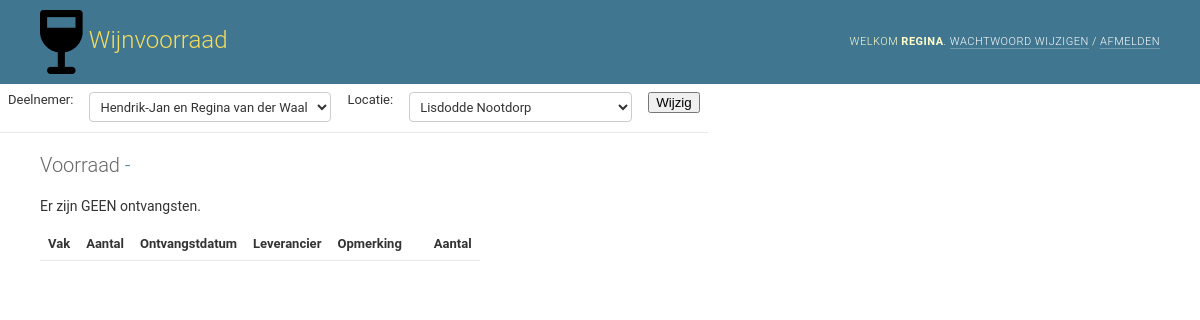
Page /WijnVoorraad/voorraad/5/ (signed in) on the earlier database version.
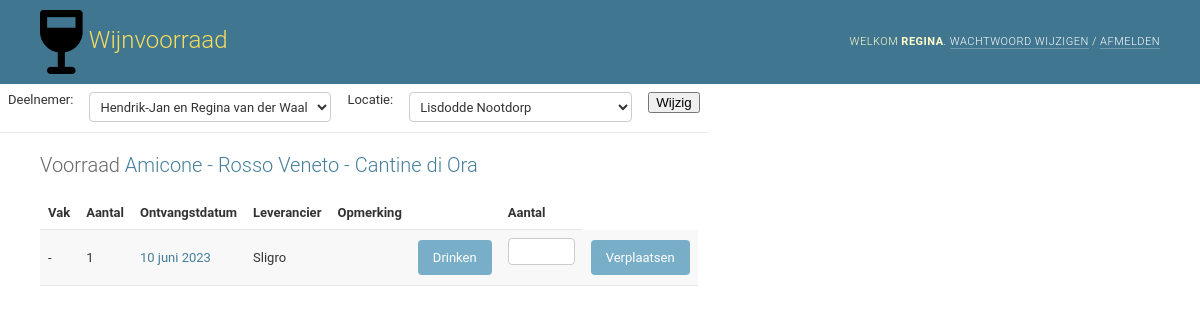
Same page on the later database version.
### WijnVoorraad/models.py (models this page shows, shortened)
class WijnVoorraad(models.Model):
    wijn = models.ForeignKey(Wijn, on_delete=models.PROTECT)
    deelnemer = models.ForeignKey(Deelnemer, on_delete=models.PROTECT)
    ontvangst = models.ForeignKey(Ontvangst, on_delete=models.PROTECT)
    locatie = models.ForeignKey(Locatie, on_delete=models.PROTECT)
    vak = models.ForeignKey(Vak, on_delete=models.PROTECT, null=True, blank=True)
    aantal = models.IntegerField(default=0)
    class Meta:
        ordering = ["wijn", "deelnemer", "locatie", "vak"]
        verbose_name = "Wijnvoorraad"
        verbose_name_plural = "wijnvoorraad"
        constraints = [
            models.UniqueConstraint(
                name="unique_wijnvoorraad",
                fields=["wijn", "deelnemer", "locatie", "vak"],
                deferrable=Deferrable.DEFERRED,
            )
        ]

class Wijn(models.Model):
    naam = models.CharField(max_length=200)
    domein = models.CharField(max_length=200)
    wijnsoort = models.ForeignKey(WijnSoort, on_delete=models.PROTECT)
    def validate_jaartal(jaartal):
        if not (1900 < jaartal < 2500):
            raise ValidationError(
                (
                    "%(jaartal)s is geen geldig jaartal. Het jaartal moet liggen tussen 1901 en 2499"
                ),
                params={"jaartal": jaartal},
            )
    jaar = models.PositiveSmallIntegerField(
        null=True, blank=True, validators=[validate_jaartal]
    )
    land = models.CharField(max_length=200, blank=True)
    streek = models.CharField(max_length=200, blank=True)
    classificatie = models.CharField(max_length=200, blank=True)
    leverancier = models.CharField(max_length=200, blank=True)
    website = models.URLField(max_length=200, blank=True)
    opmerking = models.CharField(max_length=200, blank=True)
    foto = models.ImageField(upload_to='images/', null=True, blank=True)
    datumAangemaakt = models.DateTimeField(auto_now_add=True)
    datumAfgesloten = models.DateTimeField(null=True, blank=True)
    wijnDruivensoorten = models.ManyToManyField(
        DruivenSoort,
        through="WijnDruivensoort",
        through_fields=("wijn", "druivensoort"),
        null=True, blank=True
        )
    class Meta:
        ordering = ["naam"]
        verbose_name_plural = "wijnen"
        constraints = [
            models.UniqueConstraint(
                name="unique_wijn",
                fields=["naam", "domein"],
                deferrable=Deferrable.DEFERRED,
            )
        ]

class Ontvangst(models.Model):
    deelnemer = models.ForeignKey(Deelnemer, on_delete=models.PROTECT)
    wijn = models.ForeignKey(Wijn, on_delete=models.PROTECT)
    datumOntvangst = models.DateField(default=datetime.now)
    leverancier = models.CharField(max_length=200, blank=True)
    website = models.URLField(max_length=200, blank=True)
    prijs = models.DecimalField(max_digits=5, decimal_places=2, null=True, blank=True)
    opmerking = models.CharField(max_length=200, blank=True)
    class Meta:
        ordering = ["-datumOntvangst", "deelnemer", "wijn"]
        verbose_name_plural = "ontvangsten"

### WijnVoorraad/views.py (the view, shortened to what this page needs)
# urls.py: path('voorraad/<int:wijn_id>/', VoorraadDetailView.as_view(), name='voorraaddetail'),
class VoorraadDetailView(LoginRequiredMixin, ListView):
    model = WijnVoorraad
    context_object_name = 'voorraad_list'
    template_name = 'WijnVoorraad/Wijnvoorraad_detail.html'
    def get_queryset(self):
        set_session_context (self.request)
        d = get_session_context_deelnemer (self.request)
        l = get_session_context_locatie (self.request)
        w = self.kwargs['wijn_id']
        voorraad_list = WijnVoorraad.objects.filter(deelnemer__in=d, locatie__in=l, wijn=w)
        return voorraad_list
    def get_context_data(self, **kwargs):
        context = super().get_context_data(**kwargs)
        set_context (context)
        return context

### WijnVoorraad/views.py (called while the page is built)
def set_session_context (request):
    dc = request.session.get('deelnemer', None)
    if dc is None:
        u = request.user
        du = DeelnemerUser.objects.filter(user=u).values('deelnemer')
        if du.count() == 1:
            d = Deelnemer.objects.filter(pk__in=du)
            l = d[0].standaardLocatie
            request.session['deelnemer_id'] = d[0].id
            request.session['deelnemer'] = d[0].naam
            request.session['locatie_id'] = l.id
            request.session['locatie'] = l.omschrijving

def set_context (context):
        d = Deelnemer.objects.all()
        l = Locatie.objects.all
        context['deelnemer_list'] = d
        context['locatie_list'] = l

def get_session_context_deelnemer (request):
        dc = request.session.get('deelnemer_id', None)
        deelnemer = Deelnemer.objects.filter(pk=dc)
        return deelnemer

def get_session_context_locatie (request):
        lc = request.session.get('locatie_id', None)
        locatie = Locatie.objects.filter(pk=lc)
        return locatie

### WijnVoorraad/templates/WijnVoorraad/wijnvoorraad_detail.html (shortened to what this page needs)
{% extends "./base_context.html" %}
{% block content %}
<form method="post">{% csrf_token %}
<h1>Voorraad
  <a href="{% url 'WijnVoorraad:wijndetail' voorraad_list.first.wijn.id %}">
    {{ voorraad_list.first.wijn.naam }} - {{ voorraad_list.first.wijn.domein }}</a>
</h1>
<table>
    <tr>
        <td class="rowheader">
            Vak
        </td>
        <td class="rowheader">
            Aantal
        </td>
        <td class="rowheader">
            Ontvangstdatum
        </td>
        <td class="rowheader">
          Leverancier
        </td>
        <td class="rowheader">
            Opmerking
        </td>
        <td class="rowheader">
        </td>
        <td class="rowheader">
            Aantal
        </td>
  </tr>
    {% for v in voorraad_list %}
        <tr>
            <td style="vertical-align: middle">
                {% if v.vak.code %}
                    {{ v.vak.code }}
                {% else %}
                    -
                {% endif %}
            </td>
            <td style="vertical-align: middle">
                {{ v.aantal }}
            </td>
            <td style="vertical-align: middle">
                <a href="{% url 'WijnVoorraad:ontvangstdetail' v.ontvangst.id %}">{{ v.ontvangst.datumOntvangst }}</a>
            </td>
            <td style="vertical-align: middle">
                {{ v.ontvangst.leverancier }}
            </td>
            <td style="vertical-align: middle">
            </td>
            <td>
                <input type="submit" name="Drinken" value="Drinken">
            </td>
            <td>
                <input type="number" name='aantal_verpl' min="1" max="{{ v.aantal }}" id="aantal_verpl{{ forloop.counter }}">
            </td>
            <td>
                <input type="submit" name="Verplaatsen" value="Verplaatsen">
            </td>
        </tr>
    {% empty %}
        <p>Er zijn GEEN ontvangsten.</p>
    {% endfor %}
  </table>
</form>
{% endblock %}

Differences in the rows shown:
added WijnVoorraad: first.wijn.naam "Amicone - Rosso Veneto", first.wijn.domein "Cantine di Ora", aantal "1", ontvangst.datumOntvangst "10 juni 2023", ontvangst.leverancier "Sligro"
Other differences:
text no longer shown: "Er zijn GEEN ontvangsten."
